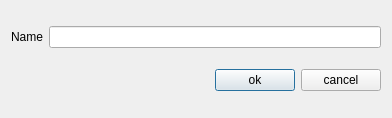
<?xml version="1.0" encoding="UTF-8"?>
<ui version="4.0">
 <class>Dialog</class>
 <widget class="QDialog" name="Dialog">
  <property name="geometry">
   <rect>
    <x>0</x>
    <y>0</y>
    <width>392</width>
    <height>118</height>
   </rect>
  </property>
  <property name="windowTitle">
   <string>Dialog</string>
  </property>
  <layout class="QVBoxLayout" name="verticalLayout">
   <item>
    <layout class="QHBoxLayout" name="horizontalLayout">
     <item>
      <widget class="QLabel" name="label">
       <property name="text">
        <string>Name</string>
       </property>
       <property name="buddy">
        <cstring>lineEdit</cstring>
       </property>
      </widget>
     </item>
     <item>
      <widget class="QLineEdit" name="lineEdit"/>
     </item>
    </layout>
   </item>
   <item>
    <layout class="QHBoxLayout" name="horizontalLayout_2">
     <item>
      <spacer name="horizontalSpacer">
       <property name="orientation">
        <enum>Qt::Horizontal</enum>
       </property>
       <property name="sizeHint" stdset="0">
        <size>
         <width>40</width>
         <height>20</height>
        </size>
       </property>
      </spacer>
     </item>
     <item>
      <widget class="QPushButton" name="pushButton">
       <property name="text">
        <string>ok</string>
       </property>
      </widget>
     </item>
     <item>
      <widget class="QPushButton" name="pushButton_2">
       <property name="text">
        <string>cancel</string>
       </property>
      </widget>
     </item>
    </layout>
   </item>
  </layout>
 </widget>
 <tabstops>
  <tabstop>lineEdit</tabstop>
  <tabstop>pushButton</tabstop>
  <tabstop>pushButton_2</tabstop>
 </tabstops>
 <resources/>
 <connections>
  <connection>
   <sender>pushButton_2</sender>
   <signal>clicked()</signal>
   <receiver>Dialog</receiver>
   <slot>close()</slot>
   <hints>
    <hint type="sourcelabel">
     <x>322</x>
     <y>89</y>
    </hint>
    <hint type="destinationlabel">
     <x>360</x>
     <y>109</y>
    </hint>
   </hints>
  </connection>
  <connection>
   <sender>pushButton</sender>
   <signal>clicked()</signal>
   <receiver>Dialog</receiver>
   <slot>accept()</slot>
   <hints>
    <hint type="sourcelabel">
     <x>216</x>
     <y>81</y>
    </hint>
    <hint type="destinationlabel">
     <x>152</x>
     <y>93</y>
    </hint>
   </hints>
  </connection>
 </connections>
</ui>
